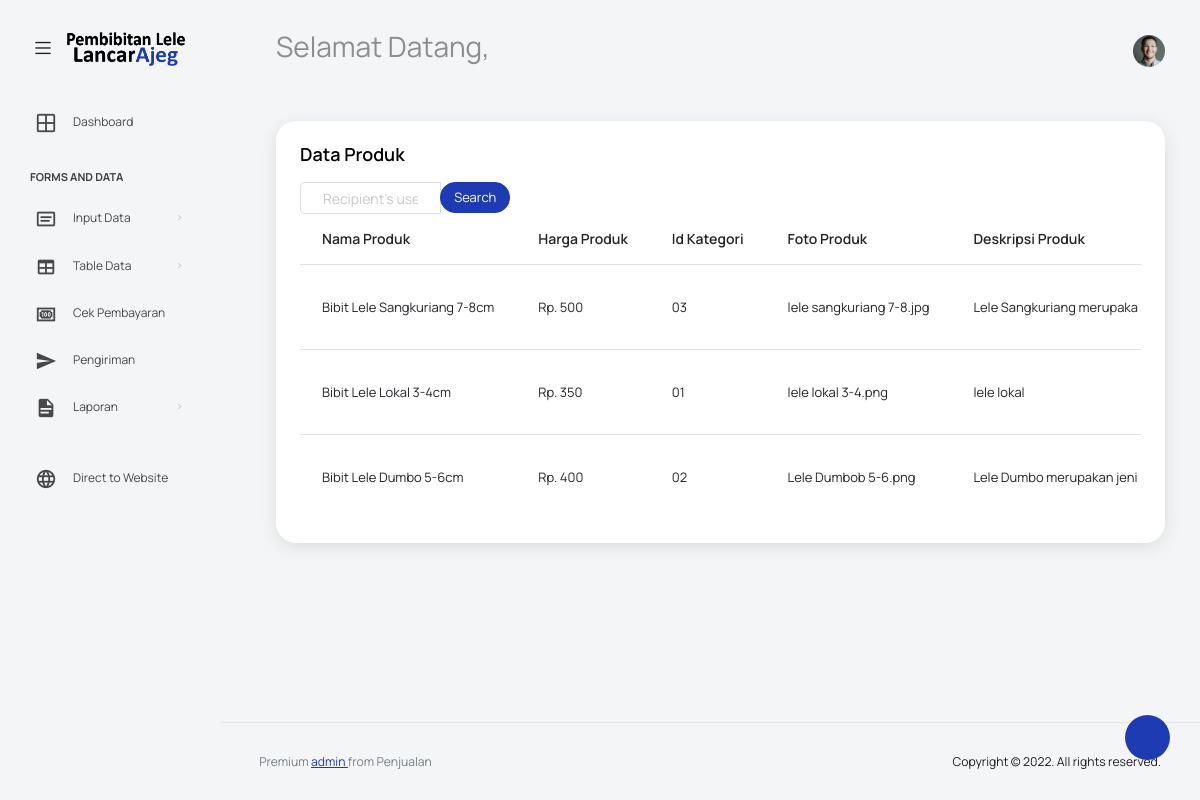
Page /admin-dashboard/data-produk.php on the committed database.
### tables this page shows
CREATE TABLE `produk` (
  `id_produk` varchar(11) NOT NULL,
  `nama_produk` varchar(30) NOT NULL,
  `harga_produk` double NOT NULL,
  `id_kategori` varchar(11) NOT NULL,
  `foto_produk` varchar(50) NOT NULL,
  `deskripsi_produk` text NOT NULL,
  `stok_produk` varchar(50) NOT NULL
);

### admin-dashboard/config/koneksi.php (called while the page is built, shortened)
<?php
$koneksi  =  mysqli_connect("localhost", "root", "", "db_lele");
$tampil_produk = $koneksi->query("select id_produk,nama_produk,harga_produk,id_kategori,foto_produk,SUBSTR(deskripsi_produk, 1, 25) AS deskripsi_produk,stok_produk from produk");

### admin-dashboard/data-produk.php (the view, shortened to what this page needs)
<?php
include 'config/koneksi.php';
?>
<!DOCTYPE html>
<html lang="en">
<head>
    <link rel="stylesheet" href="vendors/feather/feather.css">
    <link rel="stylesheet" href="vendors/mdi/css/materialdesignicons.min.css">
    <link rel="stylesheet" href="vendors/ti-icons/css/themify-icons.css">
    <link rel="stylesheet" href="vendors/typicons/typicons.css">
    <link rel="stylesheet" href="vendors/simple-line-icons/css/simple-line-icons.css">
    <link rel="stylesheet" href="vendors/css/vendor.bundle.base.css">
    <link rel="stylesheet" href="vendors/datatables.net-bs4/dataTables.bootstrap4.css">
    <link rel="stylesheet" href="js/select.dataTables.min.css">
    <link rel="stylesheet" href="css/vertical-layout-light/style.css">
</head>
<body>
    <div class="container-scroller">
        <nav class="navbar default-layout col-lg-12 col-12 p-0 fixed-top d-flex align-items-top flex-row">
            <div class="text-center navbar-brand-wrapper d-flex align-items-center justify-content-start">
                <div class="me-3">
                    <button class="navbar-toggler navbar-toggler align-self-center" type="button" data-bs-toggle="minimize">
                        <span class="icon-menu"></span>
                    </button>
                </div>
                <div>
                    <a class="navbar-brand brand-logo" href="index.php">
                        <img src="images/logo.png" width="200" alt="logo" />
                    </a>
                </div>
            </div>
            <div class="navbar-menu-wrapper d-flex align-items-top">
                <ul class="navbar-nav">
                    <li class="nav-item font-weight-semibold d-none d-lg-block ms-0">
                        <h1 class="welcome-text">Selamat Datang, <span class="text-black fw-bold"><?= $_SESSION['admin']['nama'] ?></span></h1>
                    </li>
                </ul>
                <ul class="navbar-nav ms-auto">
                    <li class="nav-item dropdown d-none d-lg-block user-dropdown">
                        <a class="nav-link" id="UserDropdown" href="#" data-bs-toggle="dropdown" aria-expanded="false">
                            <img class="img-xs rounded-circle" src="images/faces/face8.jpg" alt="Profile image"> </a>
                    </li>
                </ul>
            </div>
        </nav>
        <div class="container-fluid page-body-wrapper">
            <div class="theme-setting-wrapper">
                <div id="settings-trigger"><i class="ti-settings"></i></div>
            </div>
            <nav class="sidebar sidebar-offcanvas" id="sidebar">
                <ul class="nav">
                    <li class="nav-item">
                        <a class="nav-link" href="index.php">
                            <i class="mdi mdi-grid-large menu-icon"></i>
                            <span class="menu-title">Dashboard</span>
                        </a>
                    </li>
                    <li class="nav-item nav-category">Forms and Data</li>
                    <li class="nav-item">
                        <a class="nav-link" data-bs-toggle="collapse" href="#form-elements" aria-expanded="false" aria-controls="form-elements">
                            <i class="menu-icon mdi mdi-card-text-outline"></i>
                            <span class="menu-title">Input Data</span>
                            <i class="menu-arrow"></i>
                        </a>
                    </li>
                    <li class="nav-item">
                        <a class="nav-link" data-bs-toggle="collapse" href="#tables" aria-expanded="false" aria-controls="tables">
                            <i class="menu-icon mdi mdi-table"></i>
                            <span class="menu-title">Table Data</span>
                            <i class="menu-arrow"></i>
                        </a>
                    </li>
                    <li class="nav-item">
                        <a class="nav-link" href="cek-pembayaran.php">
                            <i class="mdi mdi-cash-100 menu-icon"></i>
                            <span class="menu-title">Cek Pembayaran</span>
                        </a>
                    </li>
                    <li class="nav-item">
                        <a class="nav-link" href="form-transaksi.php">
                            <i class="mdi mdi-send menu-icon"></i>
                            <span class="menu-title">Pengiriman</span>
                        </a>
                    </li>
                    <li class="nav-item">
                        <a class="nav-link" data-bs-toggle="collapse" href="#laporan" aria-expanded="false" aria-controls="tables">
                            <i class="menu-icon mdi mdi-file-document"></i>
                            <span class="menu-title">Laporan</span>
                            <i class="menu-arrow"></i>
                        </a>
                    </li>
                    <li class="nav-item">
                        <a class="nav-link" target="_blank">
                        </a>
                    </li>
                    <li class="nav-item">
                        <a class="nav-link" target="_blank" href="../index.php">
                            <i class="mdi mdi-web menu-icon"></i>
                            <span class="menu-title">Direct to Website</span>
                        </a>
                    </li>
                </ul>
            </nav>
            <div class="main-panel">
                <div class="content-wrapper">
                    <div class="row">
                        <div class="col-lg-12 grid-margin stretch-card">
                            <div class="card">
                                <div class="card-body">
                                    <h4 class="card-title">Data Produk</h4>
                                    <div class="table-responsive">
                                        <form action="" method="post" class=" col-sm-3 md-4">
                                            <div class="input-group">
                                                <input type="text" class="form-control" name="idcari" placeholder="Recipient's username" aria-label="Recipient's username">
                                                <div class="input-group-append">
                                                    <button class="btn btn-sm btn-primary" name="cari">Search</button>
                                                </div>
                                            </div>
                                        </form>
                                        <table class="table table-hover">
                                            <thead>
                                                <tr>
                                                    <th>Nama Produk</th>
                                                    <th>Harga Produk</th>
                                                    <th>Id Kategori</th>
                                                    <th>Foto Produk</th>
                                                    <th>Deskripsi Produk</th>
                                                </tr>
                                            </thead>
                                            <tbody>
                                                <?php while ($data = $tampil_produk->fetch_assoc()) { ?>
                                                    <tr>
                                                        <td><?= $data['nama_produk']; ?></td>
                                                        <td>Rp. <?= $data['harga_produk']; ?></td>
                                                        <td><?= $data['id_kategori']; ?></td>
                                                        <td><?= $data['foto_produk']; ?></td>
                                                        <td><?= $data['deskripsi_produk']; ?></td>
                                                    </tr>
                                                <?php } ?>
                                            </tbody>
                                        </table>
                                    </div>
                                </div>
                            </div>
                        </div>
                    </div>
                </div>
                <footer class="footer">
                    <div class="d-sm-flex justify-content-center justify-content-sm-between">
                        <span class="text-muted text-center text-sm-left d-block d-sm-inline-block">Premium <a href="index.php" target="_blank">admin </a> from Penjualan</span>
                        <span class="float-none float-sm-right d-block mt-1 mt-sm-0 text-center">Copyright © 2022. All rights reserved.</span>
                    </div>
                </footer>
            </div>
        </div>
    </div>
</body>
</html>

### rows in the picture
produk: nama_produk "Bibit Lele Sangkuriang 7-8cm", harga_produk "500", id_kategori "03", foto_produk "lele sangkuriang 7-8.jpg", deskripsi_produk "Lele Sangkuriang merupaka"
produk: nama_produk "Bibit Lele Lokal 3-4cm", harga_produk "350", id_kategori "01", foto_produk "lele lokal 3-4.png", deskripsi_produk "lele lokal"
produk: nama_produk "Bibit Lele Dumbo 5-6cm", harga_produk "400", id_kategori "02", foto_produk "Lele Dumbob 5-6.png", deskripsi_produk "Lele Dumbo merupakan jeni"
